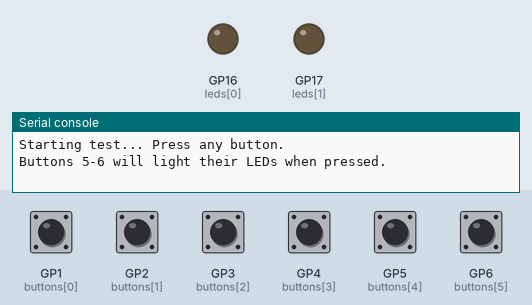
The program below on a simulated Raspberry Pi Pico running MicroPython. On the bench: output pins drawn as LEDs (lit = HIGH), the last lines printed to the serial console. Inputs (shaded band) come from the test bench; at power-on: GP1 (buttons[0]), GP2 (buttons[1]), GP3 (buttons[2]), GP4 (buttons[3]), GP5 (buttons[4]), GP6 (buttons[5]) LOW.

Above: at 1.2 s.
1.3 s: GP5 (buttons[4]) pulled HIGH for 0.15 s
At 1.45 s:
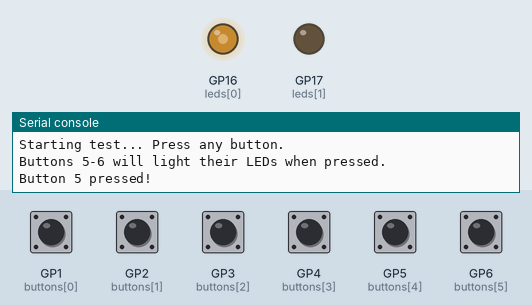
3.1 s: GP6 (buttons[5]) pulled HIGH for 0.15 s
At 3.26 s:
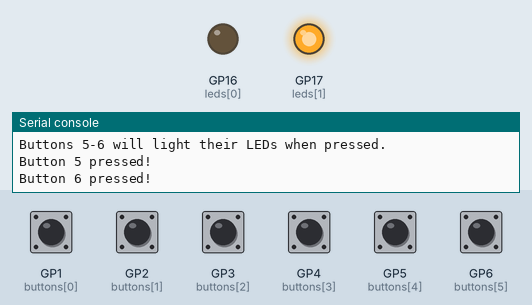
Timing chart, 0 to 6.1 s (numbered marks = the images above; inputs shaded):
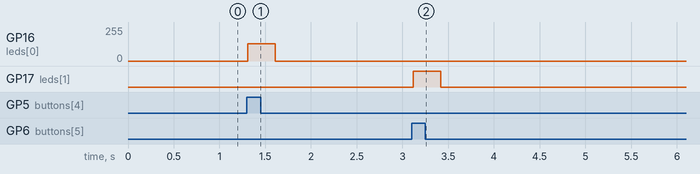

The program:

blink.py
```python
from machine import Pin, PWM
import time

# Button Setup (GP1-GP6, internal pull-down enabled)
buttons = [
    Pin(1, Pin.IN, Pin.PULL_DOWN),  # Button 1 (GP1)
    Pin(2, Pin.IN, Pin.PULL_DOWN),  # Button 2 (GP2)
    Pin(3, Pin.IN, Pin.PULL_DOWN),  # Button 3 (GP3)
    Pin(4, Pin.IN, Pin.PULL_DOWN),  # Button 4 (GP4)
    Pin(5, Pin.IN, Pin.PULL_DOWN),  # Button 5 (GP5) - Has LED
    Pin(6, Pin.IN, Pin.PULL_DOWN)   # Button 6 (GP6) - Has LED
]

# PWM LED Setup (GP16 and GP17)
leds = [
    PWM(Pin(16)),  # LED for Button 5 (GP16)
    PWM(Pin(17))   # LED for Button 6 (GP17)
]
for led in leds:
    led.freq(1000)  # Set PWM frequency to 1kHz

# Test all buttons and LEDs
print("Starting test... Press any button.")
print("Buttons 5-6 will light their LEDs when pressed.")

while True:
    # Check each button
    for i in range(6):
        if buttons[i].value():
            print(f"Button {i+1} pressed!")

            # Light corresponding LED for Buttons 5-6
            if i == 4:  # Button 5
                leds[0].duty_u16(32768)  # 50% brightness
            elif i == 5:  # Button 6
                leds[1].duty_u16(65535)  # 100% brightness

            time.sleep_ms(300)  # Simple debounce

    # Turn off LEDs when buttons are released
    if not buttons[4].value():
        leds[0].duty_u16(0)
    if not buttons[5].value():
        leds[1].duty_u16(0)

    time.sleep_ms(50)  # Reduce CPU usage
```

Measured:
- after the input at 1.3 s, GP16 (leds[0]): 0/255 → 128/255 at once, → 0/255 0.30 s later
- after the input at 3.1 s, GP17 (leds[1]): LOW → HIGH at once, → LOW 0.30 s later
